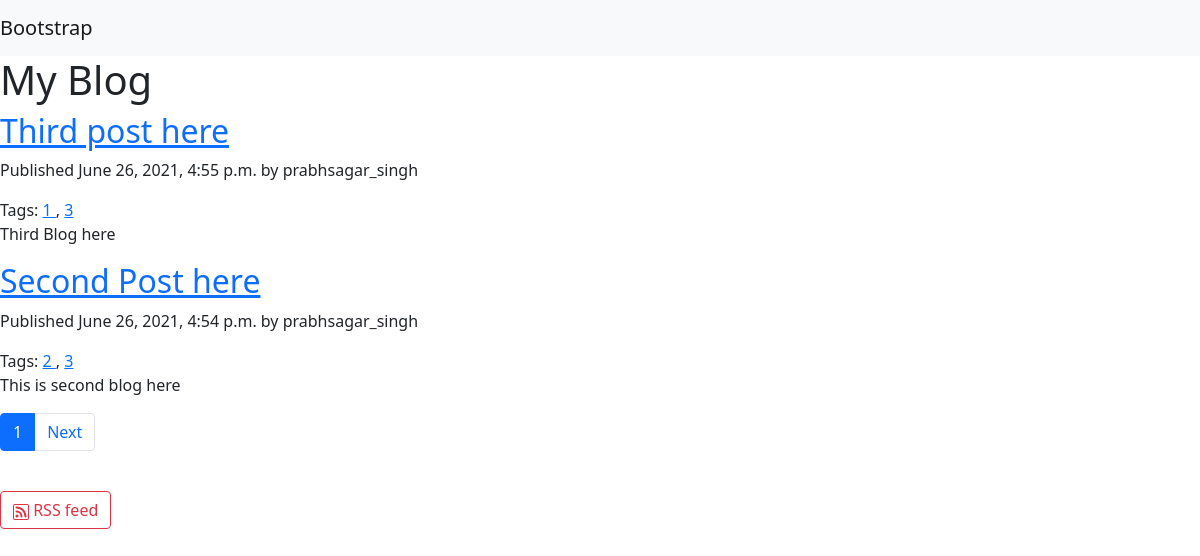
Screenshot of /blog/ with the database file from the repository.
### blog_app/models.py (models this page shows, shortened)
class Post(models.Model):
    STATUS_CHOICES = (
        ('draft', 'Draft'),
        ('published', 'Published'),
    )
    title = models.CharField(max_length=250)
    slug = models.SlugField(max_length=250,unique_for_date='publish')
    author = models.ForeignKey(User,on_delete=models.CASCADE,related_name='blog_posts')
    body = models.TextField()
    publish = models.DateTimeField(default=timezone.now)
    created = models.DateTimeField(auto_now_add=True)
    updated = models.DateTimeField(auto_now=True)
    status = models.CharField(max_length=10,choices=STATUS_CHOICES,default='draft')
    objects = models.Manager()
    published = PublishedManager()
    tags = TaggableManager()
    class Meta:
        ordering = ('-publish',)
    def get_absolute_url(self):
        return reverse('blog:post_detail',
            args= [
                self.publish.year,
                self.publish.month,
                self.publish.day,
                self.slug
            ]
        )

### blog_app/views.py (the view)
# urls.py: path('', views.post_list, name='post_list'),
def post_list(request,tag_slug=None):
    object_list = Post.published.all()
    tag = None
    if tag_slug:
        tag = get_object_or_404(Tag, slug=tag_slug)
        object_list = object_list.filter(tags__in=[tag])
    paginator = Paginator(object_list, 2)
    page_num = request.GET.get('page')
    try:
        posts = paginator.get_page(page_num)
    except PageNotAnInteger:
        posts = paginator.page(1)
    except EmptyPage:
        posts = paginator.page(paginator.num_pages)
    return render(request,'blog/post/list.html',{
        'posts': posts,
        'tag' : tag
    })

### blog_app/models.py (called while the page is built)
    def get_queryset(self):
        return super().get_queryset().filter(status='published')

### blog_app/templates/blog/post/list.html (shortened to what this page needs)
{% extends "blog/base.html" %}
{% block content %}
  <h1>My Blog</h1>
  {% for post in posts %}
    <h2>
      <a href="{{ post.get_absolute_url }}">
        {{ post.title }}
      </a>
    </h2>
    <p class="date">
      Published {{ post.publish }} by {{ post.author }}
    </p>
    Tags:
      {% for tag in post.tags.all %}
        <a href="{% url "blog:post_list_by_tag" tag.slug %}">
          {{ tag.name }}
        </a>
        {% if not forloop.last %}, {% endif %}
      {% endfor %}
    {{ post.body|truncatewords:30|linebreaks }}
  {% endfor %}
  {% include "pagination.html" with page=posts %}
{% endblock %}

### blog_app/templates/blog/base.html (shortened to what this page needs)
<!DOCTYPE html>
<html>
<head>
  <link href="https://cdn.jsdelivr.net/npm/bootstrap@5.0.2/dist/css/bootstrap.min.css" rel="stylesheet">
</head>
<body>
  <nav class="navbar navbar-light bg-light">
  <a class="navbar-brand" href="#">
    Bootstrap
  </a>
</nav>
    <div>
        {% block content %}
        {% endblock %}
    </div>
    <br>
    <a class="btn btn-outline-danger" href="{% url "blog:post_feed" %}"> RSS feed</a>
</body>
</html>

### blog_app/templates/pagination.html (shortened to what this page needs)
<ul class="pagination">
<li class="page-item active"><a class="page-link">{{ page.number }}</a></li>
{% if page.has_next %}
  <li class="page-item"><a class="page-link" href="?page={{ page.next_page_number }}">Next</a>
{% endif %}
</ul>

### rows the page displays
Post: title "Third post here", publish "June 26, 2021, 4:55 p.m.", author "prabhsagar_singh", body "Third Blog here"
Tag: name "1"
Tag: name "3"
Post: title "Second Post here", publish "June 26, 2021, 4:54 p.m.", author "prabhsagar_singh", body "This is second blog here"
Tag: name "2"

### other values shown
{{ page.number }} "1"
